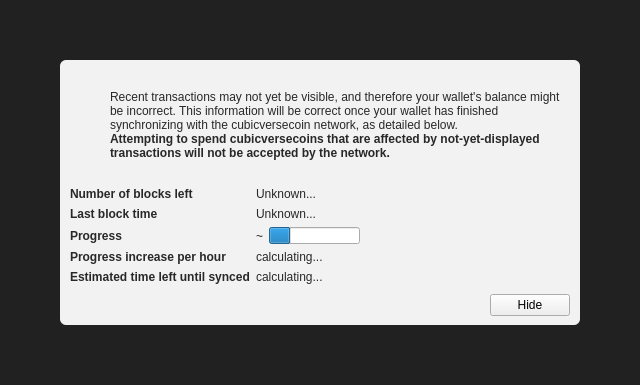
<?xml version="1.0" encoding="UTF-8"?>
<ui version="4.0">
 <class>ModalOverlay</class>
 <widget class="ModalOverlay" name="ModalOverlay">
  <property name="geometry">
   <rect>
    <x>0</x>
    <y>0</y>
    <width>640</width>
    <height>385</height>
   </rect>
  </property>
  <property name="windowTitle">
   <string>Form</string>
  </property>
  <layout class="QVBoxLayout" name="verticalLayout" stretch="0">
   <property name="sizeConstraint">
    <enum>QLayout::SetDefaultConstraint</enum>
   </property>
   <property name="leftMargin">
    <number>0</number>
   </property>
   <property name="topMargin">
    <number>0</number>
   </property>
   <property name="rightMargin">
    <number>0</number>
   </property>
   <property name="bottomMargin">
    <number>0</number>
   </property>
   <item>
    <widget class="QWidget" name="bgWidget" native="true">
     <property name="styleSheet">
      <string notr="true">#bgWidget { background: rgba(0,0,0,220); }</string>
     </property>
     <layout class="QVBoxLayout" name="verticalLayoutMain" stretch="1">
      <property name="leftMargin">
       <number>60</number>
      </property>
      <property name="topMargin">
       <number>60</number>
      </property>
      <property name="rightMargin">
       <number>60</number>
      </property>
      <property name="bottomMargin">
       <number>60</number>
      </property>
      <item>
       <widget class="QWidget" name="contentWidget" native="true">
        <property name="styleSheet">
         <string notr="true">#contentWidget { background: rgba(255,255,255,240); border-radius: 6px; }

QLabel { color: rgb(40,40,40);  }</string>
        </property>
        <layout class="QVBoxLayout" name="verticalLayoutSub" stretch="1,0,0,0">
         <property name="spacing">
          <number>0</number>
         </property>
         <property name="leftMargin">
          <number>10</number>
         </property>
         <property name="topMargin">
          <number>10</number>
         </property>
         <property name="rightMargin">
          <number>10</number>
         </property>
         <property name="bottomMargin">
          <number>10</number>
         </property>
         <item>
          <layout class="QHBoxLayout" name="horizontalLayoutIconText" stretch="0,1">
           <property name="topMargin">
            <number>20</number>
           </property>
           <item>
            <layout class="QVBoxLayout" name="verticalLayoutIcon">
             <property name="leftMargin">
              <number>0</number>
             </property>
             <item>
              <widget class="QPushButton" name="warningIcon">
               <property name="enabled">
                <bool>false</bool>
               </property>
               <property name="text">
                <string/>
               </property>
               <property name="icon">
                <iconset>
                 <normaloff>:/icons/warning</normaloff>
                 <disabledoff>:/icons/warning</disabledoff>:/icons/warning</iconset>
               </property>
               <property name="iconSize">
                <size>
                 <width>48</width>
                 <height>48</height>
                </size>
               </property>
               <property name="flat">
                <bool>true</bool>
               </property>
              </widget>
             </item>
             <item>
              <spacer name="verticalSpacerWarningIcon">
               <property name="orientation">
                <enum>Qt::Vertical</enum>
               </property>
               <property name="sizeHint" stdset="0">
                <size>
                 <width>20</width>
                 <height>40</height>
                </size>
               </property>
              </spacer>
             </item>
            </layout>
           </item>
           <item>
            <layout class="QVBoxLayout" name="verticalLayoutInfoText">
             <property name="leftMargin">
              <number>0</number>
             </property>
             <property name="topMargin">
              <number>0</number>
             </property>
             <item>
              <widget class="QLabel" name="infoText">
               <property name="text">
                <string>Recent transactions may not yet be visible, and therefore your wallet's balance might be incorrect. This information will be correct once your wallet has finished synchronizing with the cubicversecoin network, as detailed below.</string>
               </property>
               <property name="textFormat">
                <enum>Qt::RichText</enum>
               </property>
               <property name="wordWrap">
                <bool>true</bool>
               </property>
              </widget>
             </item>
             <item>
              <widget class="QLabel" name="infoTextStrong">
               <property name="font">
                <font>
                 <weight>75</weight>
                 <bold>true</bold>
                </font>
               </property>
               <property name="text">
                <string>Attempting to spend cubicversecoins that are affected by not-yet-displayed transactions will not be accepted by the network.</string>
               </property>
               <property name="textFormat">
                <enum>Qt::RichText</enum>
               </property>
               <property name="wordWrap">
                <bool>true</bool>
               </property>
              </widget>
             </item>
             <item>
              <spacer name="verticalSpacerInTextSpace">
               <property name="orientation">
                <enum>Qt::Vertical</enum>
               </property>
               <property name="sizeHint" stdset="0">
                <size>
                 <width>20</width>
                 <height>40</height>
                </size>
               </property>
              </spacer>
             </item>
            </layout>
           </item>
          </layout>
         </item>
         <item>
          <spacer name="verticalSpacerAfterText">
           <property name="orientation">
            <enum>Qt::Vertical</enum>
           </property>
           <property name="sizeHint" stdset="0">
            <size>
             <width>20</width>
             <height>40</height>
            </size>
           </property>
          </spacer>
         </item>
         <item>
          <layout class="QFormLayout" name="formLayout">
           <property name="fieldGrowthPolicy">
            <enum>QFormLayout::FieldsStayAtSizeHint</enum>
           </property>
           <property name="horizontalSpacing">
            <number>6</number>
           </property>
           <property name="verticalSpacing">
            <number>6</number>
           </property>
           <property name="topMargin">
            <number>10</number>
           </property>
           <item row="0" column="0">
            <widget class="QLabel" name="labelNumberOfBlocksLeft">
             <property name="font">
              <font>
               <weight>75</weight>
               <bold>true</bold>
              </font>
             </property>
             <property name="text">
              <string>Number of blocks left</string>
             </property>
            </widget>
           </item>
           <item row="0" column="1">
            <widget class="QLabel" name="numberOfBlocksLeft">
             <property name="text">
              <string>Unknown...</string>
             </property>
            </widget>
           </item>
           <item row="1" column="0">
            <widget class="QLabel" name="labelLastBlockTime">
             <property name="font">
              <font>
               <weight>75</weight>
               <bold>true</bold>
              </font>
             </property>
             <property name="text">
              <string>Last block time</string>
             </property>
            </widget>
           </item>
           <item row="1" column="1">
            <widget class="QLabel" name="newestBlockDate">
             <property name="sizePolicy">
              <sizepolicy hsizetype="Maximum" vsizetype="Preferred">
               <horstretch>0</horstretch>
               <verstretch>0</verstretch>
              </sizepolicy>
             </property>
             <property name="text">
              <string>Unknown...</string>
             </property>
            </widget>
           </item>
           <item row="2" column="0">
            <widget class="QLabel" name="labelSyncDone">
             <property name="font">
              <font>
               <weight>75</weight>
               <bold>true</bold>
              </font>
             </property>
             <property name="text">
              <string>Progress</string>
             </property>
            </widget>
           </item>
           <item row="2" column="1">
            <layout class="QHBoxLayout" name="horizontalLayoutSync" stretch="0,1">
             <item>
              <widget class="QLabel" name="percentageProgress">
               <property name="text">
                <string notr="true">~</string>
               </property>
              </widget>
             </item>
             <item>
              <widget class="QProgressBar" name="progressBar">
               <property name="value">
                <number>24</number>
               </property>
               <property name="format">
                <string/>
               </property>
              </widget>
             </item>
            </layout>
           </item>
           <item row="4" column="0">
            <widget class="QLabel" name="labelProgressIncrease">
             <property name="font">
              <font>
               <weight>75</weight>
               <bold>true</bold>
              </font>
             </property>
             <property name="text">
              <string>Progress increase per hour</string>
             </property>
            </widget>
           </item>
           <item row="4" column="1">
            <widget class="QLabel" name="progressIncreasePerH">
             <property name="text">
              <string>calculating...</string>
             </property>
            </widget>
           </item>
           <item row="5" column="0">
            <widget class="QLabel" name="labelEstimatedTimeLeft">
             <property name="font">
              <font>
               <weight>75</weight>
               <bold>true</bold>
              </font>
             </property>
             <property name="text">
              <string>Estimated time left until synced</string>
             </property>
            </widget>
           </item>
           <item row="5" column="1">
            <widget class="QLabel" name="expectedTimeLeft">
             <property name="text">
              <string>calculating...</string>
             </property>
            </widget>
           </item>
          </layout>
         </item>
         <item>
          <layout class="QHBoxLayout" name="horizontalLayoutButtons">
           <property name="leftMargin">
            <number>10</number>
           </property>
           <property name="topMargin">
            <number>10</number>
           </property>
           <item>
            <spacer name="horizontalSpacer">
             <property name="orientation">
              <enum>Qt::Horizontal</enum>
             </property>
             <property name="sizeHint" stdset="0">
              <size>
               <width>40</width>
               <height>20</height>
              </size>
             </property>
            </spacer>
           </item>
           <item>
            <widget class="QPushButton" name="closeButton">
             <property name="text">
              <string>Hide</string>
             </property>
            </widget>
           </item>
          </layout>
         </item>
        </layout>
       </widget>
      </item>
     </layout>
    </widget>
   </item>
  </layout>
 </widget>
 <customwidgets>
  <customwidget>
   <class>ModalOverlay</class>
   <extends>QWidget</extends>
   <header>modaloverlay.h</header>
   <container>1</container>
  </customwidget>
 </customwidgets>
 <resources/>
 <connections/>
</ui>
